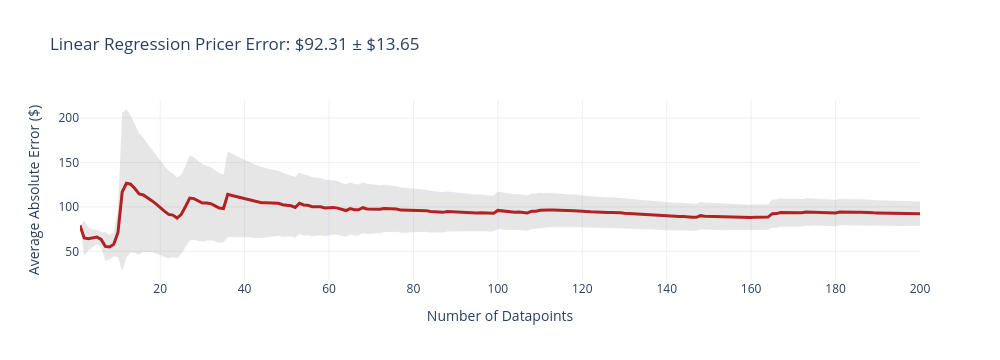
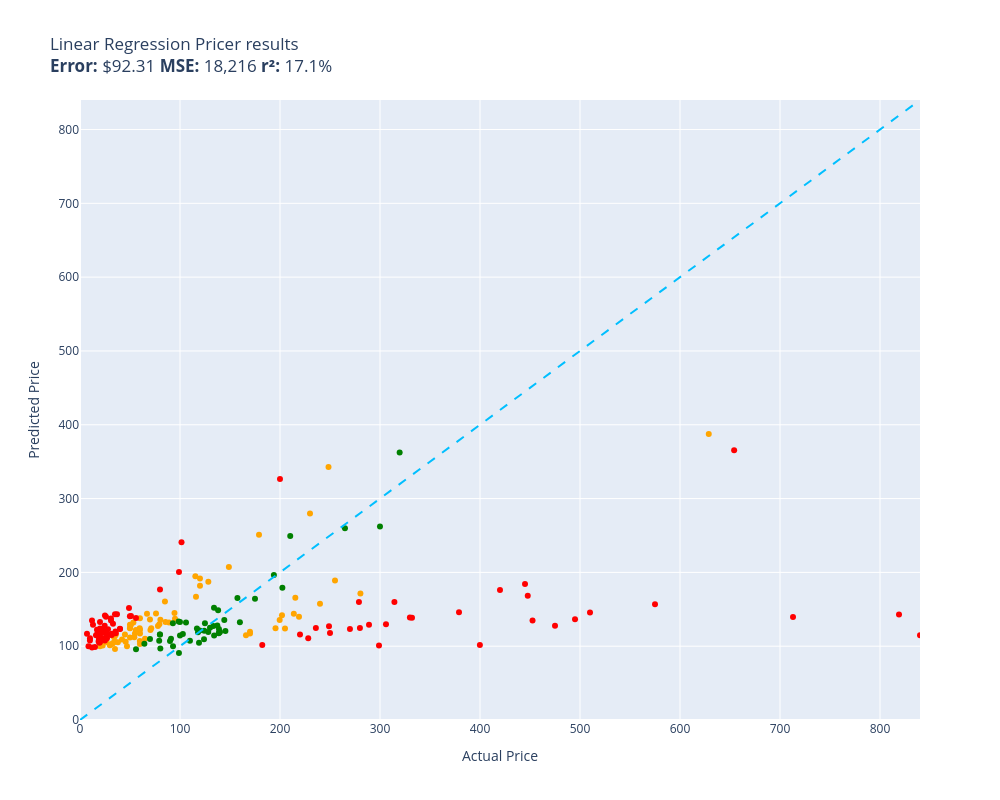

The notebook cell these images were saved under, in order:
### Code cell
def linear_regression_pricer(item):
    features = get_features(item)
    features_df = pd.DataFrame([features])
    return model.predict(features_df)[0]

evaluate(linear_regression_pricer, test)

# Above graph will now show error of $92.31 which is still not reducing because all depends on type of features impacting price
# maybe weight or text length are not driving up and down of price so feature engg is very important (data science)

### Figure 1 — Plotly figure (JSON) as saved in the notebook; plotly's stock layout.template omitted (floating-point values rounded to 4 significant figures; data arrays with more than 128 entries replaced by an {"elided": "..."} marker saying what was removed)
{"data": [{"fill": "toself", "fillcolor": "rgba(128,128,128,0.2)", "hoverinfo": "skip", "line": {"color": "rgba(255,255,255,0)"}, "name": "95% CI", "showlegend": false, "type": "scatter", "x": {"elided": "400 int values"}, "y": {"elided": "400 float values"}}, {"customdata": {"elided": "200x1 float values"}, "hovertemplate": "n=%{x}<br>Avg Error=$%{y:,.2f}<br>±95% CI=$%{customdata[0]:,.2f}<extra></extra>", "line": {"color": "firebrick", "width": 3}, "mode": "lines", "name": "Cumulative Avg Error", "type": "scatter", "x": {"elided": "200 int values"}, "y": {"elided": "200 float values"}}], "layout": {"height": 360, "showlegend": false, "title": {"text": "Linear Regression Pricer Error: $92.31 ± $13.65"}, "width": 1000, "xaxis": {"title": {"text": "Number of Datapoints"}}, "yaxis": {"title": {"text": "Average Absolute Error ($)"}}}}

### Figure 2 — Plotly figure (JSON) as saved in the notebook; plotly's stock layout.template omitted (floating-point values rounded to 4 significant figures)
{"data": [{"customdata": [["Old Blood Noise Excess V2 Distortion Cho...\nGuess=$140.00 Actual=$219.00"], ["telpo Headlight Assembly Fit For 15 Camr...\nGuess=$167.01 Actual=$115.99"], ["NewPower99 Battery Kit for Samsung Galax...\nGuess=$117.32 Actual=$54.95"], ["EXMAX NG-10X Fresnel Lens Focusing Adapt...\nGuess=$136.29 Actual=$69.98"], ["Stand for Raven Pro Document Scanner - P...\nGuess=$101.26 Actual=$29.85"], ["RBC12-UPC Replacement Battery Cartridge ...\nGuess=$279.72 Actual=$229.99"], ["ACDelco GM Original Equipment FW339 Fron...\nGuess=$165.62 Actual=$215.33"], ["Innovative Percussion CB-6 Chamois Bass ...\nGuess=$112.02 Actual=$54.32"], ["GJY Portable TV,10.6 inch Mini TV for AT...\nGuess=$129.69 Actual=$79.36"], ["LD Products Compatible Toner Cartridge R...\nGuess=$111.77 Actual=$49.98"], ["HK SYSTEMS 13\" Heavy Duty Black \"Push\" O...\nGuess=$160.43 Actual=$84.95"], ["Deco Mount Pro Tripod Microphone Stand w...\nGuess=$137.90 Actual=$59.95"], ["Scranton & Co 3 Drawer Mobile File Cabin...\nGuess=$194.78 Actual=$115.35"], ["Evergreen HSHB2005 Cylinder Head Gasket ...\nGuess=$124.24 Actual=$59.69"], ["Task T24287 Roman Ogee Router Bit with 1...\nGuess=$122.06 Actual=$55.88"], ["Travelpro Platinum Elite Slim Business L...\nGuess=$143.79 Actual=$213.83"], ["Southwire 120V/15A Right Angle User Atta...\nGuess=$105.28 Actual=$37.87"], ["JRready ST6313 DT Deutsch Connector Kit,...\nGuess=$135.64 Actual=$199.68"], ["Mylites+ Standard Comic Book Mylar Sleev...\nGuess=$96.25 Actual=$34.99"], ["Tidal Front + Rear Fender Flares 4PC Poc...\nGuess=$188.95 Actual=$254.99"], ["AUTOFREE LED Tail Lights Assembly Compat...\nGuess=$142.04 Actual=$201.99"], ["Projector, CRAZVIEW Projector with WiFi ...\nGuess=$132.25 Actual=$53.40"], ["Webcem Solar Shed Light Outdoor Indoor, ...\nGuess=$127.44 Actual=$77.96"], ["Poison Spyder 10-08-020 Rocker Knocker\nGuess=$387.63 Actual=$628.76"], ["VLAND LED Smoked Taillights Compatible F...\nGuess=$157.67 Actual=$239.99"], ["BESTILL Wall Mounted Shower Faucet Set, ...\nGuess=$144.23 Actual=$76.00"], ["Beck/Arnley 0421945 Air Filter\nGuess=$115.73 Actual=$35.87"], ["Pidoko Kids Train Table, Grey with 90 Pc...\nGuess=$191.55 Actual=$119.97"], ["LEGO Marvel Avengers War Machine Buster ...\nGuess=$102.85 Actual=$59.95"], ["EMART Photography C Stand with Boom Arm,...\nGuess=$181.95 Actual=$119.99"], ["KOHLER K-1185540-CP Assembly-Slider\nGuess=$105.96 Actual=$45.67"], ["Trim Kit for 2-handle Shower & Tub Valve...\nGuess=$137.08 Actual=$94.99"], ["iPhone 12/12 Pro Nicaragua Guardabarranc...\nGuess=$99.89 Actual=$19.97"], ["Replacement Remote Control for PANASONIC...\nGuess=$106.00 Actual=$34.95"], ["LSSAGOON Backpack for Women Teen Kids Gi...\nGuess=$112.08 Actual=$33.99"], ["MONOCARBON Forged Carbon Fiber Case for ...\nGuess=$122.36 Actual=$59.99"], ["DuraGo 29515020 Front Hub Assembly\nGuess=$187.43 Actual=$128.34"], ["MXR Carbon Copy Deluxe Analog Delay Guit...\nGuess=$124.45 Actual=$195.50"], ["Ibanez M510OVS Acoustic Mandolin in Vint...\nGuess=$117.07 Actual=$169.99"], ["CradlePoint Compact Broadband Router (CB...\nGuess=$132.22 Actual=$89.00"], ["Pyle Wireless Rear View Backup Camera - ...\nGuess=$121.88 Actual=$70.45"], ["Cardone 84-58642 New HEI Electronic Dist...\nGuess=$114.89 Actual=$165.99"], ["Hp Pavilion P7-1257c Motherboard Aahd3-h...\nGuess=$107.16 Actual=$59.86"], ["18 Inch White Undermount Kitchen Sink - ...\nGuess=$250.91 Actual=$179.00"], ["Amana Tool - SC587 Carbide Tipped 3-Wing...\nGuess=$124.44 Actual=$71.23"], ["ECCPP Power Steering Pump for 2009-2010 ...\nGuess=$132.64 Actual=$85.48"], ["AZX Stylus Pencil for Apple iPad Pro 202...\nGuess=$102.00 Actual=$29.99"], ["UPR Mach 1 Chin Spoiler Fits 94-98 Musta...\nGuess=$110.18 Actual=$64.99"], ["SP Air Corporation SP-8102BU 1/4-Inch He...\nGuess=$124.04 Actual=$204.99"], ["Diversitech UC2436-3 Ultralite Condenser...\nGuess=$135.66 Actual=$80.39"], ["CTLAMP XL-2100 Professional Quality XL-2...\nGuess=$102.82 Actual=$32.00"], ["200 ' feet True 14 Gauge AWG CCA Speaker...\nGuess=$115.89 Actual=$44.95"], ["200 Couples Conversation Cards - Enjoy B...\nGuess=$104.48 Actual=$32.97"], ["KYX Racing Hardened Steel Center Drive S...\nGuess=$99.96 Actual=$46.99"], ["Custom Engagement Logo Desk Embosser Sea...\nGuess=$129.15 Actual=$49.95"], ["LD Compatible Ink Cartridge Replacement ...\nGuess=$109.13 Actual=$41.99"], ["BXYJY for Samsung Galaxy Z Fold 3 Case w...\nGuess=$124.21 Actual=$49.99"], ["Star Wars Die-Cast Metal TITANIUM Series...\nGuess=$101.03 Actual=$22.70"], ["Vinyl Soft Top Roll-up Adjustable Truck ...\nGuess=$207.36 Actual=$148.88"], ["Intex River Run Connect Lounge (Four)\nGuess=$144.84 Actual=$94.49"], ["PowerSport Front Rear Brakes and Rotors ...\nGuess=$342.92 Actual=$248.51"], ["Viola Bow 4/4 Full Size Carbon Fiber (Bl...\nGuess=$124.65 Actual=$49.99"], ["KZ ZS10 Pro in Ear Monitor Headphone KZ ...\nGuess=$144.00 Actual=$66.99"], ["Fender Hendrix Voodoo Child Coiled Instr...\nGuess=$117.18 Actual=$59.99"], ["W11130208 W10695459 Refrigerator LED Mod...\nGuess=$105.51 Actual=$26.59"], ["Jada Toys Ryan's World Combo Panda Airli...\nGuess=$113.88 Actual=$34.94"], ["Pyle 2x120 Watt Home Audio Speaker Power...\nGuess=$129.02 Actual=$50.92"], ["Xiaomi Redmi 10 2022 NFC 4G LTE (128GB +...\nGuess=$119.64 Actual=$169.99"], ["For Volvo C70 S70 V70 V40 S40 AC Compres...\nGuess=$171.45 Actual=$280.41"]], "hovertemplate": "%{customdata[0]}<extra></extra>", "legendgroup": "orange", "marker": {"color": "orange", "size": 6, "symbol": "circle"}, "mode": "markers", "name": "orange", "orientation": "v", "showlegend": true, "type": "scatter", "x": [219.0, 116.0, 54.95, 69.98, 29.85, 230.0, 215.3, 54.32, 79.36, 49.98, 84.95, 59.95, 115.3, 59.69, 55.88, 213.8, 37.87, 199.7, 34.99, 255.0, 202.0, 53.4, 77.96, 628.8, 240.0, 76.0, 35.87, 120.0, 59.95, 120.0, 45.67, 94.99, 19.97, 34.95, 33.99, 59.99, 128.3, 195.5, 170.0, 89.0, 70.45, 166.0, 59.86, 179.0, 71.23, 85.48, 29.99, 64.99, 205.0, 80.39, 32.0, 44.95, 32.97, 46.99, 49.95, 41.99, 49.99, 22.7, 148.9, 94.49, 248.5, 49.99, 66.99, 59.99, 26.59, 34.94, 50.92, 170.0, 280.4], "xaxis": "x", "y": [140.0, 167.0, 117.3, 136.3, 101.3, 279.7, 165.6, 112.0, 129.7, 111.8, 160.4, 137.9, 194.8, 124.2, 122.1, 143.8, 105.3, 135.6, 96.25, 188.9, 142.0, 132.2, 127.4, 387.6, 157.7, 144.2, 115.7, 191.5, 102.8, 182.0, 106.0, 137.1, 99.89, 106.0, 112.1, 122.4, 187.4, 124.5, 117.1, 132.2, 121.9, 114.9, 107.2, 250.9, 124.4, 132.6, 102.0, 110.2, 124.0, 135.7, 102.8, 115.9, 104.5, 99.96, 129.1, 109.1, 124.2, 101.0, 207.4, 144.8, 342.9, 124.6, 144.0, 117.2, 105.5, 113.9, 129.0, 119.6, 171.5], "yaxis": "y"}, {"customdata": [["SuppliesOutlet Compatible Toner Cartridg...\nGuess=$135.41 Actual=$144.29"], ["Panasonic KX-TG6511B DECT 6.0 PLUS Expan...\nGuess=$107.29 Actual=$79.20"], ["APS iBoard 6-inch Aluminum (Black Powder...\nGuess=$249.24 Actual=$210.23"], ["PEMP E65 E66 CDC Simulate Optical Fiber ...\nGuess=$104.64 Actual=$119.00"], ["Intermatic PX300 12V 300W Transformer wi...\nGuess=$152.23 Actual=$134.00"], ["CORSAIR Dominator Platinum RGB 32GB (2x1...\nGuess=$109.54 Actual=$124.00"], ["SKB iSeries 3i-13096-6KP Case for BlackM...\nGuess=$164.40 Actual=$174.99"], ["Aolemi Oil Rubbed Bronze Single Function...\nGuess=$133.34 Actual=$98.65"], ["Clementoni 39132.5 Jigsaw Puzzle 1,000 P...\nGuess=$115.75 Actual=$79.95"], ["GanFindX Portable Car Hand Controls for ...\nGuess=$132.50 Actual=$159.90"], ["KOMPUTERBAY 4GB 2X 2GB DDR2 1066MHz PC2-...\nGuess=$96.71 Actual=$80.34"], ["15\" Locking Shower Head Extension Arm in...\nGuess=$116.00 Actual=$79.95"], ["Wenger City Upgrade Laptop Backpack with...\nGuess=$120.68 Actual=$145.42"], ["3D Tree Hole Branches 075 Stair Risers D...\nGuess=$124.88 Actual=$129.99"], ["Fjallraven, Kanken Laptop 15\" Backpack f...\nGuess=$121.37 Actual=$119.65"], ["Diversitech WG840585 Motor, (Ddb) 1/3Hp,...\nGuess=$114.50 Actual=$134.12"], ["Evan-Fischer Front Bumper Cover Compatib...\nGuess=$179.02 Actual=$202.38"], ["Festool 492370 Platin 2 S1000 Grit 6-Inc...\nGuess=$109.93 Actual=$91.00"], ["Western Digital Enterprise RE4-GP 2TB SA...\nGuess=$107.22 Actual=$109.95"], ["DIMARZIO 204284 DP 163FBK Blues Bucker G...\nGuess=$107.15 Actual=$89.99"], ["PM Auto Front Right Quick Complete Strut...\nGuess=$131.18 Actual=$124.94"], ["Dell Optiplex 390 Desktop Computer i3 3....\nGuess=$120.81 Actual=$124.27"], ["Marvel Legends Series X-Men 6-Inch Archa...\nGuess=$90.72 Actual=$98.95"], ["Grey Pneumatic 1311SD Impact Socket Set\nGuess=$165.31 Actual=$157.43"], ["4LT LUMINETTE Vanity Opal GLS BSN\nGuess=$132.65 Actual=$99.99"], ["4pc Wheel Spacers Adapters 4\" (2inch Per...\nGuess=$123.84 Actual=$116.95"], ["Urth 62mm UV, Circular Polarizing (CPL),...\nGuess=$118.07 Actual=$139.00"], ["LSI Broadcom SAS 9300-8i 8-port 12Gb/s S...\nGuess=$118.84 Actual=$118.00"], ["GENUINE VOLVO THERMOSTAT (3.0, 3.2) S60 ...\nGuess=$116.53 Actual=$102.85"], ["New Replacement seat cover fits Yamaha M...\nGuess=$123.28 Actual=$138.95"], ["Evan Fischer Radiator Cooling Fan Assemb...\nGuess=$128.13 Actual=$137.34"], ["Skullcandy Hesh Evo Bluetooth Headphones...\nGuess=$109.67 Actual=$69.99"], ["ROHL WSGUM3018WH Wire Sink Grids, White\nGuess=$119.38 Actual=$128.28"], ["ASUS VY279HE-W 27” 1080P Monitor - White...\nGuess=$148.69 Actual=$138.10"], ["LCD Screen for Dell Inspiron 17R 17.3\" H...\nGuess=$103.32 Actual=$64.37"], ["4 Inches Rolled Muffler Tip Catback Exha...\nGuess=$196.51 Actual=$193.88"], ["APS iBoard (304 Stainless Steel Polished...\nGuess=$259.86 Actual=$264.95"], ["KUNFINE Android Radio CarPlay & Android ...\nGuess=$132.00 Actual=$106.00"], ["StonKraft Brass Chess Board Game Set wit...\nGuess=$119.39 Actual=$140.00"], ["OEM Samsung Remote Control Shipped with ...\nGuess=$95.76 Actual=$56.00"], ["Venom Power Terra Hunter R/T+ R/T All-Te...\nGuess=$362.41 Actual=$319.65"], ["Samsung DA97-07603B Freezer Ice Maker As...\nGuess=$100.02 Actual=$93.02"], ["Blanco 230966 Valea Stainless Steel Sink...\nGuess=$130.96 Actual=$92.88"], ["HP Laserjet 2100 Laser Printer W/Test Pr...\nGuess=$262.30 Actual=$299.98"], ["Targus CityGear Durable Backpack, Black,...\nGuess=$127.35 Actual=$133.43"], ["Garmin 010-12402-10 GT15M-TM Transom-Mou...\nGuess=$117.51 Actual=$138.74"], ["Fitness Center Gym Room Weight Train Dua...\nGuess=$114.41 Actual=$99.99"]], "hovertemplate": "%{customdata[0]}<extra></extra>", "legendgroup": "green", "marker": {"color": "green", "size": 6, "symbol": "circle"}, "mode": "markers", "name": "green", "orientation": "v", "showlegend": true, "type": "scatter", "x": [144.3, 79.2, 210.2, 119.0, 134.0, 124.0, 175.0, 98.65, 79.95, 159.9, 80.34, 79.95, 145.4, 130.0, 119.7, 134.1, 202.4, 91.0, 110.0, 89.99, 124.9, 124.3, 98.95, 157.4, 99.99, 117.0, 139.0, 118.0, 102.8, 138.9, 137.3, 69.99, 128.3, 138.1, 64.37, 193.9, 264.9, 106.0, 140.0, 56.0, 319.6, 93.02, 92.88, 300.0, 133.4, 138.7, 99.99], "xaxis": "x", "y": [135.4, 107.3, 249.2, 104.6, 152.2, 109.5, 164.4, 133.3, 115.7, 132.5, 96.71, 116.0, 120.7, 124.9, 121.4, 114.5, 179.0, 109.9, 107.2, 107.1, 131.2, 120.8, 90.72, 165.3, 132.7, 123.8, 118.1, 118.8, 116.5, 123.3, 128.1, 109.7, 119.4, 148.7, 103.3, 196.5, 259.9, 132.0, 119.4, 95.76, 362.4, 100.0, 131.0, 262.3, 127.3, 117.5, 114.4], "yaxis": "y"}, {"customdata": [["8544771 Dryer Heating Element, 279816 Th...\nGuess=$117.63 Actual=$35.74"], ["Pump Head TBVECHI 175PSI 4KW 5.5HP 21CFM...\nGuess=$138.71 Actual=$329.90"], ["Bam France 2002XL Contoured Hightech Bla...\nGuess=$139.45 Actual=$713.00"], ["Metabo HPT 36V MultiVolt™ Cordless Rotar...\nGuess=$145.84 Actual=$379.00"], ["46mm Digital Pro High-Resolution Close-U...\nGuess=$132.82 Actual=$19.99"], ["LOVE MEI Galaxy S10 Lite Case, Military ...\nGuess=$130.26 Actual=$32.98"], ["Bam Trekking 3027SB Single Black Clarine...\nGuess=$138.69 Actual=$332.00"], ["DEWALT 20V MAX* XR Impact Driver with Bl...\nGuess=$134.72 Actual=$452.53"], ["Mini PC, Kinupute Desktop Computer E3-12...\nGuess=$136.36 Actual=$495.00"], ["June Garden 12\" Sweet Dolly Charlotte - ...\nGuess=$111.27 Actual=$19.99"], ["10GBase-LR SFP+ Transceiver, Handar 10GB...\nGuess=$123.86 Actual=$19.99"], ["Canon EOS Rebel T7 Digital SLR Camera wi...\nGuess=$142.78 Actual=$819.00"], ["Dakota Alert MURS Alert Probe Sensor - M...\nGuess=$115.89 Actual=$219.99"], ["DALDED LED Light Kit for Lego Sonic Gree...\nGuess=$118.45 Actual=$24.99"], ["152MM Hole Saws M42 Bi-Metal High Speed ...\nGuess=$122.03 Actual=$17.99"], ["Baseball Backpacks Large 18 Inch Bookbag...\nGuess=$115.12 Actual=$31.77"], ["Adams Check Payment and Deposit Register...\nGuess=$119.86 Actual=$35.49"], ["KOHLER 18865-CP Filtered Water Faucet, P...\nGuess=$127.65 Actual=$475.00"], ["Retevis RT68 Soft Earhook Walkie Talkie ...\nGuess=$116.83 Actual=$6.99"], ["MC: Pindicator (Dual Intensity Amber)\nGuess=$123.35 Actual=$40.00"], ["Laisomeke Waterproof Junction Box, Unive...\nGuess=$134.64 Actual=$11.99"], ["Sumerain S1339CM Double Handle Widesprea...\nGuess=$124.81 Actual=$235.86"], ["Lighted Triangle Mirror Cabinet Bathroom...\nGuess=$184.22 Actual=$445.00"], ["Tablet PC Cover Compatible with Lenovo T...\nGuess=$116.76 Actual=$31.61"], ["Miyaya@ Funny Animal Masks Collection fo...\nGuess=$122.23 Actual=$16.99"], ["Trail Gear Twin Stick Kit for Top Shift ...\nGuess=$124.65 Actual=$279.92"], ["Engine Thermostat, Replace 19301-PAA-306...\nGuess=$108.22 Actual=$18.89"], ["Ultra Duster Canned Air Net 10 Oz 6-Pack\nGuess=$140.65 Actual=$49.90"], ["IQShield Screen Protector Compatible wit...\nGuess=$107.72 Actual=$9.95"], ["Liberty Imports 12 Pack: US Military Toy...\nGuess=$115.80 Actual=$16.98"], ["Neporal Full Spectrum Light Bulb, 6000K ...\nGuess=$106.52 Actual=$18.59"], ["Satco S9596, 4 Count (Pack of 1), 4.18\nGuess=$98.26 Actual=$12.00"], ["Ceramic Talavera Mexican Tile 4x4\", 9 Pi...\nGuess=$115.50 Actual=$29.95"], ["Intrepid International Dressage Letters-...\nGuess=$110.77 Actual=$26.99"], ["ANZO USA 111207 GMC SIERRA 99-06 / YUKON...\nGuess=$101.75 Actual=$182.28"], ["Kingston Brass KS269SN Kingston Clawfoot...\nGuess=$129.89 Actual=$305.99"], ["KUNN Small Electrician Tool Pouch Utilit...\nGuess=$109.50 Actual=$21.99"], ["KS K-STORM Replacement Silicone Mushroom...\nGuess=$99.77 Actual=$8.50"], ["Pioneer 2AM401-BN Two Handle Kitchen Fau...\nGuess=$110.82 Actual=$228.22"], ["Aeromotive 13304 Regulator, X1 Adjustabl...\nGuess=$123.45 Actual=$269.95"], ["Walker Exhaust Ultra EPA 16478 Direct Fi...\nGuess=$156.86 Actual=$574.99"], ["GE RPWF SmartWater Comparable Refrigerat...\nGuess=$143.35 Actual=$36.99"], ["MGP Caliper Covers 39011SACURD Red Powde...\nGuess=$127.11 Actual=$249.00"], ["Royal Designs, Inc. Decorative Abundant ...\nGuess=$107.68 Actual=$24.95"], ["Canon Sure Shot 90u 35mm Date Camera\nGuess=$101.50 Actual=$399.89"], ["NewFantasia Replacement Audio Cable with...\nGuess=$134.64 Actual=$31.00"], ["Mikrotik RB3011UIAS-RM RouterBOARD 10xGi...\nGuess=$100.88 Actual=$299.00"], ["AC Compressor & A/C Kit For BMW 335i 335...\nGuess=$159.93 Actual=$314.41"], ["Wilkinson LOW GAUSS Vintage Tone Strat S...\nGuess=$137.40 Actual=$30.93"], ["Berta (6 Pieces) 1-1/4 inch Overlay, 90 ...\nGuess=$127.73 Actual=$24.66"], ["Chalkboard Name Badges with Magnetic Bac...\nGuess=$114.15 Actual=$19.95"], ["Linkloos Solar Street Lights Outdoor Wat...\nGuess=$138.19 Actual=$55.99"], ["USB Charger, CIVIE High Speed 60W Multip...\nGuess=$114.70 Actual=$15.99"], ["Universal Power Group 12V 100Ah Sealed L...\nGuess=$326.64 Actual=$199.99"], ["Kastar Battery Pack Replacement for Sony...\nGuess=$105.79 Actual=$19.99"], ["Auertech Portable Washing Machine, 14lbs...\nGuess=$200.59 Actual=$98.99"], ["Raspberry Pi 3 Model B+ Aluminum Case Me...\nGuess=$98.95 Actual=$14.99"], ["Music Hall pa15.3 MM/MC Phono Preamplifi...\nGuess=$117.86 Actual=$250.00"], ["Lorell Bell Chair Glide, 2.5\", Black\nGuess=$104.50 Actual=$19.50"], ["Competition Clutch Disc and Pressure Pla...\nGuess=$145.63 Actual=$510.00"], ["The Puppet Company - Carpet-Unicorn, Whi...\nGuess=$112.29 Actual=$19.00"], ["Baumgartens Sicurix Blank PVC ID Cards (...\nGuess=$108.95 Actual=$19.11"], ["VIPMOTOZ Sequential Turn Signal Premium ...\nGuess=$160.01 Actual=$278.94"], ["A-Premium Front Suspension Steering Knuc...\nGuess=$151.70 Actual=$48.99"], ["Audio Techinca ATW-T1002 System 10 Handh...\nGuess=$128.98 Actual=$289.00"], ["520 Pieces Christmas Envelope Seal Stick...\nGuess=$117.69 Actual=$25.99"], ["BestPricedDecals Wine A BIT, You'll Feel...\nGuess=$128.95 Actual=$12.98"], ["Dell XPS 13 9343-2727SLV 13.3\" Full HD S...\nGuess=$114.99 Actual=$839.99"], ["VATOS 4 Packs Bubble Machine Gun for Kid...\nGuess=$122.50 Actual=$22.88"], ["Steering Wheel, Carbon Fiber Automotive ...\nGuess=$168.36 Actual=$447.74"], ["VONADO Space Wars Colonial Viper MK1 Bui...\nGuess=$123.52 Actual=$39.99"], ["Replacement Remote Control fit for Sony ...\nGuess=$110.91 Actual=$9.99"], ["Disney Princess Sparkling Princess Sleep...\nGuess=$111.23 Actual=$24.95"], ["sabermaster TCG Playmat yugioh playmat T...\nGuess=$121.83 Actual=$21.99"], ["Pacific Drums PDCM1618TTRB 16 x 18 Inche...\nGuess=$176.15 Actual=$419.99"], ["DuraGo BR5330 Front Vented Disc Brake Ro...\nGuess=$240.74 Actual=$101.51"], ["Glovion Music Stand Light, Clip On Piano...\nGuess=$122.97 Actual=$27.99"], ["Empava 24\" Single Wall Ovens 10 Cooking ...\nGuess=$365.38 Actual=$654.14"], ["Think Gizmos Build Your Own Robot Toys f...\nGuess=$141.50 Actual=$24.95"], ["VTech Strum and Jam Kidi Musical Guitar ...\nGuess=$118.28 Actual=$21.99"], ["STICKGOO Peel and Stick Backsplash for K...\nGuess=$143.17 Actual=$34.99"], ["MonMount Triple Monitor Stand Freestandi...\nGuess=$176.79 Actual=$79.99"], ["Refresh NSF-53 Premium Replacement Refri...\nGuess=$140.95 Actual=$50.99"], ["NICKSTON Red Sparkling Glitter Slim Band...\nGuess=$139.93 Actual=$25.99"]], "hovertemplate": "%{customdata[0]}<extra></extra>", "legendgroup": "red", "marker": {"color": "red", "size": 6, "symbol": "circle"}, "mode": "markers", "name": "red", "orientation": "v", "showlegend": true, "type": "scatter", "x": [35.74, 329.9, 713.0, 379.0, 19.99, 32.98, 332.0, 452.5, 495.0, 19.99, 19.99, 819.0, 220.0, 24.99, 17.99, 31.77, 35.49, 475.0, 6.99, 40.0, 11.99, 235.9, 445.0, 31.61, 16.99, 279.9, 18.89, 49.9, 9.95, 16.98, 18.59, 12.0, 29.95, 26.99, 182.3, 306.0, 21.99, 8.5, 228.2, 269.9, 575.0, 36.99, 249.0, 24.95, 399.9, 31.0, 299.0, 314.4, 30.93, 24.66, 19.95, 55.99, 15.99, 200.0, 19.99, 98.99, 14.99, 250.0, 19.5, 510.0, 19.0, 19.11, 278.9, 48.99, 289.0, 25.99, 12.98, 840.0, 22.88, 447.7, 39.99, 9.99, 24.95, 21.99, 420.0, 101.5, 27.99, 654.1, 24.95, 21.99, 34.99, 79.99, 50.99, 25.99], "xaxis": "x", "y": [117.6, 138.7, 139.5, 145.8, 132.8, 130.3, 138.7, 134.7, 136.4, 111.3, 123.9, 142.8, 115.9, 118.4, 122.0, 115.1, 119.9, 127.7, 116.8, 123.4, 134.6, 124.8, 184.2, 116.8, 122.2, 124.7, 108.2, 140.6, 107.7, 115.8, 106.5, 98.26, 115.5, 110.8, 101.8, 129.9, 109.5, 99.77, 110.8, 123.5, 156.9, 143.3, 127.1, 107.7, 101.5, 134.6, 100.9, 159.9, 137.4, 127.7, 114.2, 138.2, 114.7, 326.6, 105.8, 200.6, 98.95, 117.9, 104.5, 145.6, 112.3, 108.9, 160.0, 151.7, 129.0, 117.7, 128.9, 115.0, 122.5, 168.4, 123.5, 110.9, 111.2, 121.8, 176.1, 240.7, 123.0, 365.4, 141.5, 118.3, 143.2, 176.8, 141.0, 139.9], "yaxis": "y"}, {"hoverinfo": "skip", "line": {"color": "deepskyblue", "dash": "dash", "width": 2}, "mode": "lines", "name": "y = x", "showlegend": false, "type": "scatter", "x": [0, 840.0], "y": [0, 840.0]}], "layout": {"height": 800, "legend": {"title": {"text": "color"}, "tracegroupgap": 0}, "showlegend": false, "title": {"text": "Linear Regression Pricer results<br><b>Error:</b> $92.31 <b>MSE:</b> 18,216 <b>r²:</b> 17.1%"}, "width": 1000, "xaxis": {"anchor": "y", "domain": [0, 1], "range": [0, 840.0], "title": {"text": "Actual Price"}}, "yaxis": {"anchor": "x", "domain": [0, 1], "range": [0, 840.0], "title": {"text": "Predicted Price"}}}}
